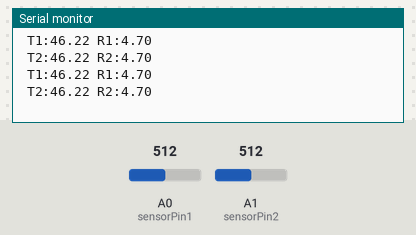
Simulated run of this sketch. Board: Arduino Uno, built with avr-gcc and run on an emulated ATmega328P. Parts: the last lines printed to the serial monitor. Inputs (shaded band) come from the test bench; at power-on: A0 (sensorPin1) = 512, A1 (sensorPin2) = 512.

Above: at 1.8 s.
1.9 s: A0 (sensorPin1) set to 0
At 2.8 s:
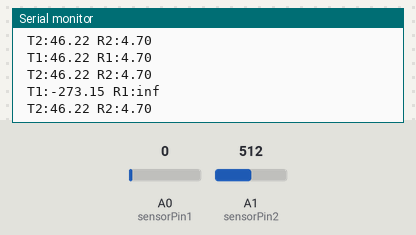
4.5 s: A1 (sensorPin2) set to 716
At 5.6 s:
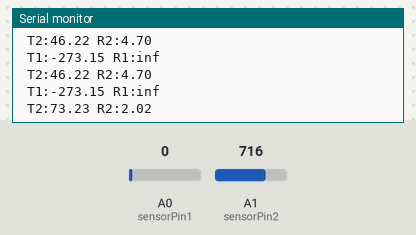
6.0 s: A0 (sensorPin1) set to 122
At 6.5 s:
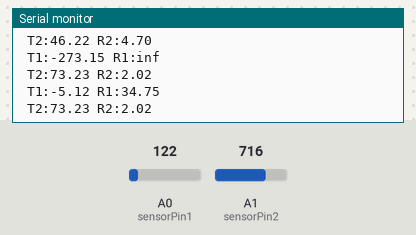
7.5 s: A1 (sensorPin2) set to 900
At 8.8 s:
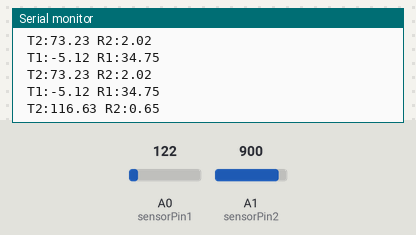
Timing chart, 0 to 10.0 s (numbered marks = the images above; inputs shaded):
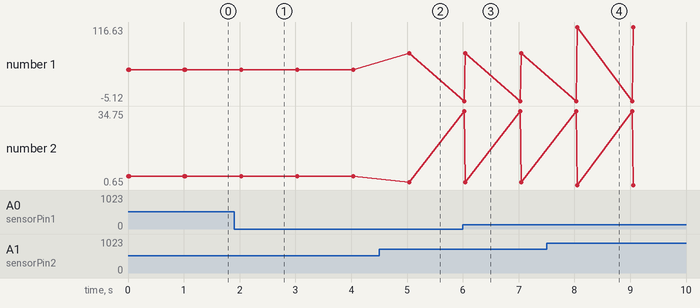

Measured:
- after the input at 1.9 s, the serial monitor: prints a new line after 0.11 s (image 1)
- after the input at 4.5 s, the serial monitor: prints a new line after 0.54 s (image 2)
- after the input at 6.0 s, the serial monitor: prints a new line at once (image 3)
- after the input at 7.5 s, the serial monitor: prints a new line after 0.55 s (image 4)
- plotted number 1: 46.22 → 73.23 after the input at 4.5 s, 73.23 → 116.63 after the input at 7.5 s
- plotted number 2: 4.7 → 2.02 after the input at 4.5 s, 2.02 → 0.65 after the input at 7.5 s

The sketch:

Thermistor_test.ino
```cpp
#include <math.h>
double Vout_1;  //出力電圧(Vout1)
double Vout_2;  //出力電圧(Vout2)
double R_1;  //サーミスタ抵抗値(R1)
double R_2;  //サーミスタ抵抗値(R2)
double B_1;  //補正係数(B1)
double B_2;  //補正係数(B2)
double T_1;  //サーミスタ温度(T1)
double T_2;  //サーミスタ温度(T2)
const int sensorPin1 = A0;
const int sensorPin2 = A1;

void setup() {
 Serial.begin(9600);           //9600bpsでシリアルポートを開く
 pinMode(sensorPin1, INPUT);  //A0、A1番ピンを入力用に設定する
 pinMode(sensorPin2, INPUT);
}

void loop() {
 Vout_1 = analogRead(sensorPin1) * 5.0 / 1024.0; //出力電圧(Vout1)を測定
 Vout_2 = analogRead(sensorPin2) * 5.0 / 1024.0; //出力電圧(Vout2)を測定
 R_1 = (5.0 * 4.7) / Vout_1 - 4.7; //サーミスタ抵抗値(R1)を計算
 R_2 = (5.0 * 4.7) / Vout_2 - 4.7; //サーミスタ抵抗値(R2)を計算
 B_1 = 3452.9 * pow(R_1,-0.012329); //補正係数(B1)を計算
 B_2 = 3452.9 * pow(R_2,-0.012329); //補正係数(B2)を計算
 T_1 = B_1 / log(R_1*exp(B_1/(25+273.15))/10)-273.15; //サーミスタ温度(T1)を計算
 T_2 = B_2 / log(R_2*exp(B_2/(25+273.15))/10)-273.15; //サーミスタ温度(T2)を計算
 Serial.print(" T1:");Serial.print(T_1);Serial.print(" R1:");Serial.println(R_1); //温度をシリアル出力
 Serial.print(" T2:");Serial.print(T_2);Serial.print(" R2:");Serial.println(R_2); //温度をシリアル出力
 delay(1000);
}
```
